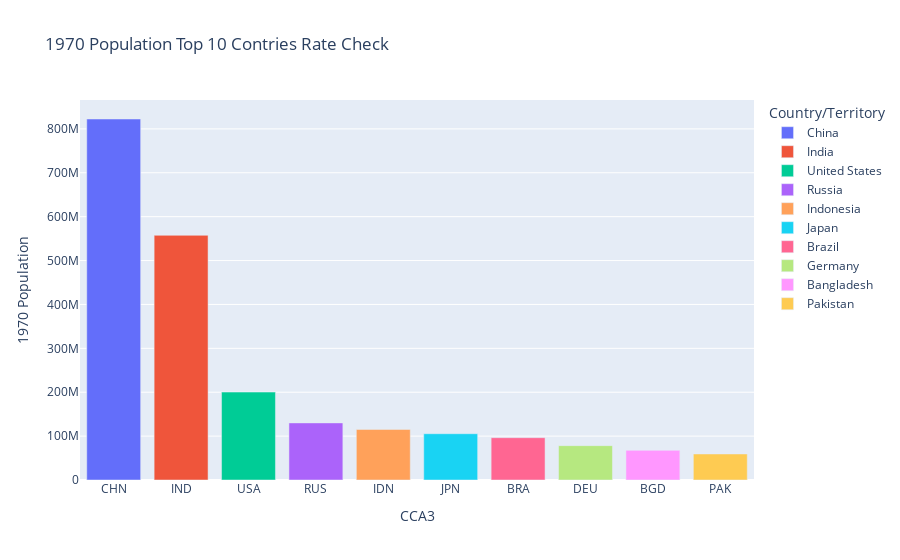

Write notebook code for a chart like this one.
### Code cell
import plotly.express as px
fig=px.bar(data_frame=population_1970,x="CCA3",y="1970 Population",color="Country/Territory",title="1970 Population Top 10 Contries Rate Check")
# plt.title()
fig.show()

### Figure 1 — Plotly figure (JSON) as saved in the notebook; plotly's stock layout.template omitted (floating-point values rounded to 4 significant figures)
{"data": [{"hovertemplate": "Country/Territory=China<br>CCA3=%{x}<br>1970 Population=%{y}<extra></extra>", "legendgroup": "China", "marker": {"color": "#636efa", "pattern": {"shape": ""}}, "name": "China", "orientation": "v", "showlegend": true, "textposition": "auto", "type": "bar", "x": ["CHN"], "xaxis": "x", "y": [822534450], "yaxis": "y"}, {"hovertemplate": "Country/Territory=India<br>CCA3=%{x}<br>1970 Population=%{y}<extra></extra>", "legendgroup": "India", "marker": {"color": "#EF553B", "pattern": {"shape": ""}}, "name": "India", "orientation": "v", "showlegend": true, "textposition": "auto", "type": "bar", "x": ["IND"], "xaxis": "x", "y": [557501301], "yaxis": "y"}, {"hovertemplate": "Country/Territory=United States<br>CCA3=%{x}<br>1970 Population=%{y}<extra></extra>", "legendgroup": "United States", "marker": {"color": "#00cc96", "pattern": {"shape": ""}}, "name": "United States", "orientation": "v", "showlegend": true, "textposition": "auto", "type": "bar", "x": ["USA"], "xaxis": "x", "y": [200328340], "yaxis": "y"}, {"hovertemplate": "Country/Territory=Russia<br>CCA3=%{x}<br>1970 Population=%{y}<extra></extra>", "legendgroup": "Russia", "marker": {"color": "#ab63fa", "pattern": {"shape": ""}}, "name": "Russia", "orientation": "v", "showlegend": true, "textposition": "auto", "type": "bar", "x": ["RUS"], "xaxis": "x", "y": [130093010], "yaxis": "y"}, {"hovertemplate": "Country/Territory=Indonesia<br>CCA3=%{x}<br>1970 Population=%{y}<extra></extra>", "legendgroup": "Indonesia", "marker": {"color": "#FFA15A", "pattern": {"shape": ""}}, "name": "Indonesia", "orientation": "v", "showlegend": true, "textposition": "auto", "type": "bar", "x": ["IDN"], "xaxis": "x", "y": [115228394], "yaxis": "y"}, {"hovertemplate": "Country/Territory=Japan<br>CCA3=%{x}<br>1970 Population=%{y}<extra></extra>", "legendgroup": "Japan", "marker": {"color": "#19d3f3", "pattern": {"shape": ""}}, "name": "Japan", "orientation": "v", "showlegend": true, "textposition": "auto", "type": "bar", "x": ["JPN"], "xaxis": "x", "y": [105416839], "yaxis": "y"}, {"hovertemplate": "Country/Territory=Brazil<br>CCA3=%{x}<br>1970 Population=%{y}<extra></extra>", "legendgroup": "Brazil", "marker": {"color": "#FF6692", "pattern": {"shape": ""}}, "name": "Brazil", "orientation": "v", "showlegend": true, "textposition": "auto", "type": "bar", "x": ["BRA"], "xaxis": "x", "y": [96369875], "yaxis": "y"}, {"hovertemplate": "Country/Territory=Germany<br>CCA3=%{x}<br>1970 Population=%{y}<extra></extra>", "legendgroup": "Germany", "marker": {"color": "#B6E880", "pattern": {"shape": ""}}, "name": "Germany", "orientation": "v", "showlegend": true, "textposition": "auto", "type": "bar", "x": ["DEU"], "xaxis": "x", "y": [78294583], "yaxis": "y"}, {"hovertemplate": "Country/Territory=Bangladesh<br>CCA3=%{x}<br>1970 Population=%{y}<extra></extra>", "legendgroup": "Bangladesh", "marker": {"color": "#FF97FF", "pattern": {"shape": ""}}, "name": "Bangladesh", "orientation": "v", "showlegend": true, "textposition": "auto", "type": "bar", "x": ["BGD"], "xaxis": "x", "y": [67541860], "yaxis": "y"}, {"hovertemplate": "Country/Territory=Pakistan<br>CCA3=%{x}<br>1970 Population=%{y}<extra></extra>", "legendgroup": "Pakistan", "marker": {"color": "#FECB52", "pattern": {"shape": ""}}, "name": "Pakistan", "orientation": "v", "showlegend": true, "textposition": "auto", "type": "bar", "x": ["PAK"], "xaxis": "x", "y": [59290872], "yaxis": "y"}], "layout": {"barmode": "relative", "legend": {"title": {"text": "Country/Territory"}, "tracegroupgap": 0}, "title": {"text": "1970 Population Top 10 Contries Rate Check"}, "xaxis": {"anchor": "y", "domain": [0, 1], "title": {"text": "CCA3"}}, "yaxis": {"anchor": "x", "domain": [0, 1], "title": {"text": "1970 Population"}}}}
